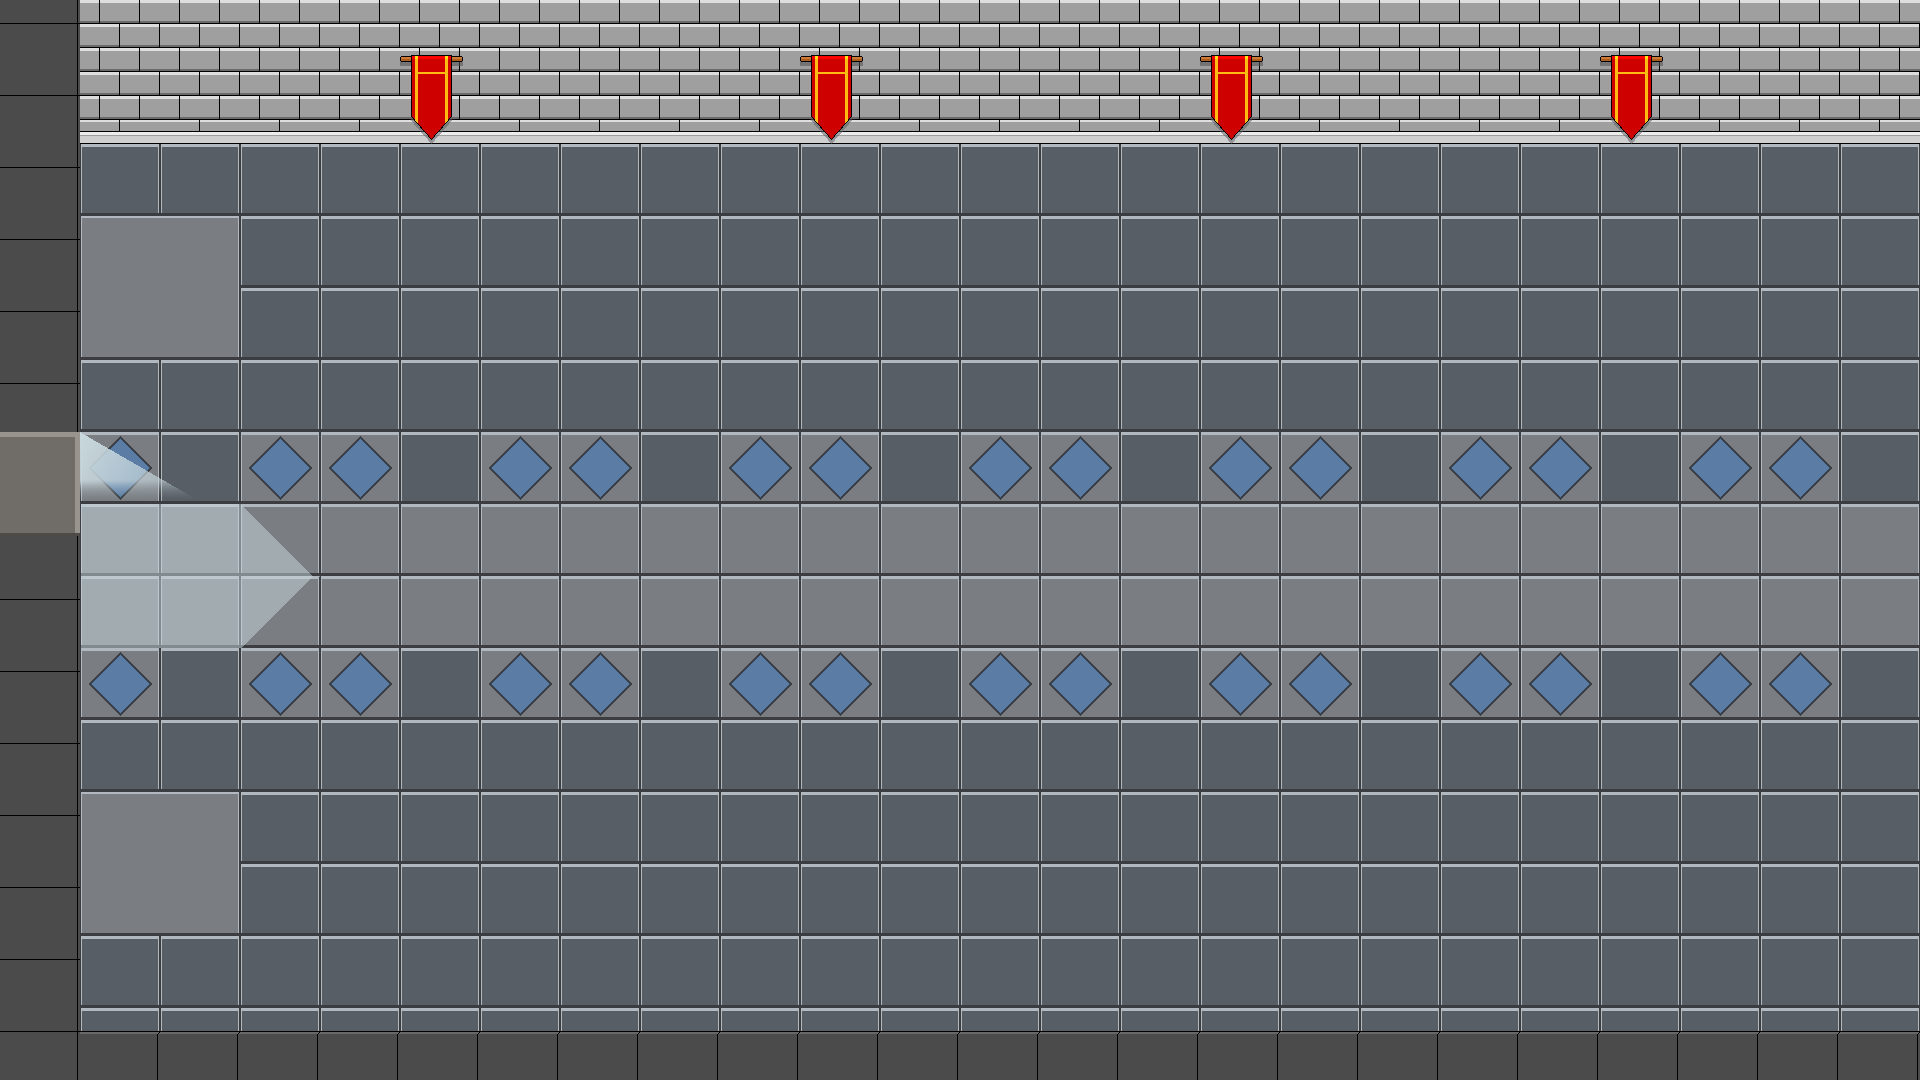

Rendered tile map (Tiled .tmx) drawn with the repository's tilesets; below, a short description and the map source with its tile grids summarised:
An orthogonal 24x15 tile map with 80x72 px tiles, 7 tile layers (DarkFloor, LightFLoors, Stars 1, UPWall, ...), 19 hidden layers not drawn, 4 tilesets.

<map version="1.0" orientation="orthogonal" renderorder="right-down" width="24" height="15" tilewidth="80" tileheight="72" nextobjectid="1">
 <tileset firstgid="1" name="FLOORS" tilewidth="160" tileheight="144" tilecount="6" columns="0">
  <tile id="0">
   <image width="80" height="72" source="tiles/floorB1.png" />
  </tile>
  <tile id="1">
   <image width="80" height="72" source="tiles/floorB2.png" />
  </tile>
  <tile id="2">
   <image width="80" height="72" source="tiles/floorB3.png" />
  </tile>
  <tile id="3">
   <image width="80" height="72" source="tiles/floorB4.png" />
  </tile>
  <tile id="4">
   <image width="160" height="144" source="tiles/FloorBBigDark.png" />
  </tile>
  <tile id="5">
   <image width="160" height="144" source="tiles/FloorBBigLight.png" />
  </tile>
 </tileset>
 <tileset firstgid="7" name="Walls" tilewidth="80" tileheight="72" tilecount="7" columns="0">
  <tile id="0">
   <image width="80" height="72" source="tiles/wall1.png" />
  </tile>
  <tile id="1">
   <image width="80" height="72" source="tiles/wall2.png" />
  </tile>
  <tile id="2">
   <image width="80" height="72" source="tiles/wall3.png" />
  </tile>
  <tile id="3">
   <image width="80" height="72" source="tiles/wall4.png" />
  </tile>
  <tile id="4">
   <image width="80" height="72" source="tiles/Wall_Alcove.png" />
  </tile>
  <tile id="5">
   <image width="80" height="72" source="tiles/Wall_Alcove_1.png" />
  </tile>
  <tile id="6">
   <image width="80" height="72" source="tiles/Wall_Alcove_2.png" />
  </tile>
 </tileset>
 <tileset firstgid="14" name="DECO" tilewidth="320" tileheight="216" tilecount="5" columns="0">
  <tile id="0">
   <image width="80" height="100" source="tiles/candelabrum.png" />
  </tile>
  <tile id="1">
   <image width="63" height="89" source="tiles/flag.png" />
  </tile>
  <tile id="2">
   <image width="61" height="150" source="tiles/pillar.png" />
  </tile>
  <tile id="3">
   <image width="80" height="72" source="tiles/trap.png" />
  </tile>
  <tile id="4">
   <image width="320" height="216" source="tiles/Entrance.png" />
  </tile>
 </tileset>
 <tileset firstgid="19" name="castletileset" tilewidth="80" tileheight="72" tilecount="32" columns="4">
  <image source="tiles/castletileset.png" width="320" height="576" />
 </tileset>
 <layer name="DarkFloor" width="24" height="15">
  <data>[360 cells, 360 non-empty, 1 distinct tile ids]</data>
 </layer>
 <layer name="LightFloor" width="24" height="15" visible="0">
  <data>[360 cells, 345 non-empty, 1 distinct tile ids]</data>
 </layer>
 <layer name="LightFLoors" width="24" height="15">
  <data>[360 cells, 6 non-empty, 1 distinct tile ids]</data>
 </layer>
 <layer name="LightFloor Extra Detail" width="24" height="15" visible="0">
  <data>[360 cells, 25 non-empty, 1 distinct tile ids]</data>
 </layer>
 <layer name="Stars 1" width="24" height="15">
  <data>[360 cells, 34 non-empty, 3 distinct tile ids]</data>
 </layer>
 <layer name="Stars 2 down" width="24" height="15" visible="0">
  <data>[360 cells, 25 non-empty, 1 distinct tile ids]</data>
 </layer>
 <layer name="Stars 3 Full Down" width="24" height="15" visible="0">
  <data>[360 cells, 20 non-empty, 1 distinct tile ids]</data>
 </layer>
 <layer name="Stars 4 Up to Right" width="24" height="15" visible="0">
  <data>[360 cells, 27 non-empty, 1 distinct tile ids]</data>
 </layer>
 <layer name="Stars 5 BOSS" width="24" height="15" visible="0">
  <data>[360 cells, 18 non-empty, 1 distinct tile ids]</data>
 </layer>
 <layer name="UPWall" width="24" height="15">
  <data>[360 cells, 48 non-empty, 2 distinct tile ids]</data>
 </layer>
 <layer name="UPWALL_ Gap" width="24" height="15" visible="0">
  <data>[360 cells, 20 non-empty, 2 distinct tile ids]</data>
 </layer>
 <layer name="DOWNWall" width="24" height="15">
  <data>[360 cells, 24 non-empty, 1 distinct tile ids]</data>
 </layer>
 <layer name="3 TIGHT DOWN" width="24" height="15" visible="0">
  <data>[360 cells, 138 non-empty, 2 distinct tile ids]</data>
 </layer>
 <layer name="DownWall_GAP" width="24" height="15" visible="0">
  <data>[360 cells, 10 non-empty, 1 distinct tile ids]</data>
 </layer>
 <layer name="LeftWall" width="24" height="15">
  <data>[360 cells, 15 non-empty, 1 distinct tile ids]</data>
 </layer>
 <layer name="RightWall" width="24" height="15" visible="0">
  <data>[360 cells, 15 non-empty, 1 distinct tile ids]</data>
 </layer>
 <layer name="ROOM 1 DECO" width="24" height="15" visible="0">
  <data>[360 cells, 46 non-empty, 4 distinct tile ids]</data>
 </layer>
 <layer name="Copy of ROOM 1 DECO" width="24" height="15">
  <data>[360 cells, 45 non-empty, 3 distinct tile ids]</data>
 </layer>
 <layer name="ROOM 2 DECO" width="24" height="15" visible="0">
  <data>[360 cells, 52 non-empty, 4 distinct tile ids]</data>
 </layer>
 <layer name="Copy of ROOM 2 DECO" width="24" height="15" visible="0">
  <data>[360 cells, 48 non-empty, 3 distinct tile ids]</data>
 </layer>
 <layer name="ROOM 3 DECO" width="24" height="15" visible="0">
  <data>[360 cells, 51 non-empty, 3 distinct tile ids]</data>
 </layer>
 <layer name="Copy of ROOM 3 DECO" width="24" height="15" visible="0">
  <data>[360 cells, 45 non-empty, 1 distinct tile ids]</data>
 </layer>
 <layer name="ROOM 4 DECO" width="24" height="15" visible="0">
  <data>[360 cells, 53 non-empty, 4 distinct tile ids]</data>
 </layer>
 <layer name="Copy of ROOM 4 DECO" width="24" height="15" visible="0">
  <data>[360 cells, 78 non-empty, 4 distinct tile ids]</data>
 </layer>
 <layer name="ROOM 5 DECO" width="24" height="15" visible="0">
  <data>[360 cells, 64 non-empty, 3 distinct tile ids]</data>
 </layer>
 <layer name="Copy of ROOM 5 DECO" width="24" height="15" visible="0">
  <data>[360 cells, 83 non-empty, 6 distinct tile ids]</data>
 </layer>
</map>
